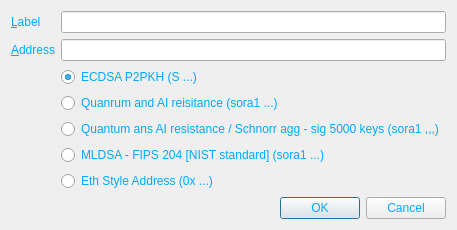
<?xml version="1.0" encoding="UTF-8"?>
<ui version="4.0">
 <class>EditAddressDialog</class>
 <widget class="QDialog" name="EditAddressDialog">
  <property name="geometry">
   <rect>
    <x>0</x>
    <y>0</y>
    <width>457</width>
    <height>221</height>
   </rect>
  </property>
  <property name="windowTitle">
   <string>Edit Address</string>
  </property>
  <property name="styleSheet">
   <string notr="true">background-image: url(:/images/bkg2);
color: rgb(0, 170, 255);</string>
  </property>
  <layout class="QVBoxLayout" name="verticalLayout">
   <item>
    <layout class="QFormLayout" name="formLayout">
     <property name="fieldGrowthPolicy">
      <enum>QFormLayout::AllNonFixedFieldsGrow</enum>
     </property>
     <item row="0" column="0">
      <widget class="QLabel" name="label">
       <property name="text">
        <string>&amp;Label</string>
       </property>
       <property name="buddy">
        <cstring>labelEdit</cstring>
       </property>
      </widget>
     </item>
     <item row="0" column="1">
      <widget class="QLineEdit" name="labelEdit">
       <property name="toolTip">
        <string>The label associated with this address book entry</string>
       </property>
      </widget>
     </item>
     <item row="1" column="0">
      <widget class="QLabel" name="label_2">
       <property name="text">
        <string>&amp;Address</string>
       </property>
       <property name="buddy">
        <cstring>addressEdit</cstring>
       </property>
      </widget>
     </item>
     <item row="1" column="1">
      <widget class="QLineEdit" name="addressEdit">
       <property name="toolTip">
        <string>The address associated with this address book entry. This can only be modified for sending addresses.</string>
       </property>
      </widget>
     </item>
     <item row="3" column="1">
      <widget class="QRadioButton" name="radioButtonECDSA">
       <property name="text">
        <string>ECDSA P2PKH (S ...)</string>
       </property>
       <property name="checked">
        <bool>true</bool>
       </property>
      </widget>
     </item>
     <item row="4" column="1">
      <widget class="QRadioButton" name="radioButtonQaiv1">
       <property name="text">
        <string>Quanrum and AI reisitance (sora1 ...)</string>
       </property>
      </widget>
     </item>
     <item row="5" column="1">
      <widget class="QRadioButton" name="radioButtonQaiV2">
       <property name="text">
        <string>Quantum ans AI resistance / Schnorr agg - sig 5000 keys (sora1 ,,,)</string>
       </property>
      </widget>
     </item>
     <item row="7" column="1">
      <widget class="QRadioButton" name="radioButtonEthStyle">
       <property name="text">
        <string>Eth Style Address (0x ...)</string>
       </property>
      </widget>
     </item>
     <item row="6" column="1">
      <widget class="QRadioButton" name="radioButtonQaiML1">
       <property name="text">
        <string>MLDSA - FIPS 204 [NIST standard] (sora1 ...)</string>
       </property>
      </widget>
     </item>
    </layout>
   </item>
   <item>
    <widget class="QDialogButtonBox" name="buttonBox">
     <property name="orientation">
      <enum>Qt::Horizontal</enum>
     </property>
     <property name="standardButtons">
      <set>QDialogButtonBox::Cancel|QDialogButtonBox::Ok</set>
     </property>
    </widget>
   </item>
  </layout>
 </widget>
 <resources/>
 <connections>
  <connection>
   <sender>buttonBox</sender>
   <signal>accepted()</signal>
   <receiver>EditAddressDialog</receiver>
   <slot>accept()</slot>
   <hints>
    <hint type="sourcelabel">
     <x>248</x>
     <y>254</y>
    </hint>
    <hint type="destinationlabel">
     <x>157</x>
     <y>274</y>
    </hint>
   </hints>
  </connection>
  <connection>
   <sender>buttonBox</sender>
   <signal>rejected()</signal>
   <receiver>EditAddressDialog</receiver>
   <slot>reject()</slot>
   <hints>
    <hint type="sourcelabel">
     <x>316</x>
     <y>260</y>
    </hint>
    <hint type="destinationlabel">
     <x>286</x>
     <y>274</y>
    </hint>
   </hints>
  </connection>
 </connections>
</ui>
